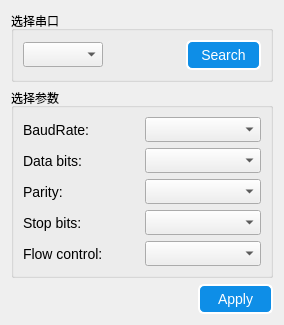
<?xml version="1.0" encoding="UTF-8"?>
<ui version="4.0">
 <class>SerialPortSettingsDialog</class>
 <widget class="QWidget" name="SerialPortSettingsDialog">
  <property name="geometry">
   <rect>
    <x>0</x>
    <y>0</y>
    <width>284</width>
    <height>307</height>
   </rect>
  </property>
  <property name="sizePolicy">
   <sizepolicy hsizetype="Preferred" vsizetype="Preferred">
    <horstretch>0</horstretch>
    <verstretch>0</verstretch>
   </sizepolicy>
  </property>
  <property name="windowTitle">
   <string>Form</string>
  </property>
  <property name="styleSheet">
   <string notr="true">QLabel{
    color: black;
    qproperty-alignment: AlignCenter;
	
    /*font-family: 'Verdana';*/
    font-size: 14px;}

/* ******************QPushButton****************** */
QPushButton{
    background-color: rgb(14, 142, 231);
	border-style: outset;
    border-width: 2px;
	border-radius: 6px;
    color: white;
	font-size: 14px;
}

QPushButton:hover{
    background-color: rgb(57, 159, 251);
}

QPushButton:pressed{
    background-color: rgb(0, 125, 213);
}

QPushButton:disabled{
    background-color: gray;
}

QCheckBox{
	font-size: 14px;
	alignment:center}
QRadioButton{
	font-size: 14px;
	alignment:center}

</string>
  </property>
  <layout class="QGridLayout" name="gridLayout_3">
   <item row="0" column="0">
    <widget class="QGroupBox" name="selectBox">
     <property name="sizePolicy">
      <sizepolicy hsizetype="Preferred" vsizetype="Fixed">
       <horstretch>0</horstretch>
       <verstretch>0</verstretch>
      </sizepolicy>
     </property>
     <property name="title">
      <string>选择串口</string>
     </property>
     <layout class="QGridLayout" name="gridLayout">
      <item row="0" column="2">
       <widget class="QPushButton" name="searchButton">
        <property name="sizePolicy">
         <sizepolicy hsizetype="Fixed" vsizetype="Fixed">
          <horstretch>0</horstretch>
          <verstretch>0</verstretch>
         </sizepolicy>
        </property>
        <property name="minimumSize">
         <size>
          <width>75</width>
          <height>30</height>
         </size>
        </property>
        <property name="maximumSize">
         <size>
          <width>16777215</width>
          <height>30</height>
         </size>
        </property>
        <property name="styleSheet">
         <string notr="true"/>
        </property>
        <property name="text">
         <string>Search</string>
        </property>
       </widget>
      </item>
      <item row="0" column="0">
       <widget class="QComboBox" name="serialPortInfoListBox">
        <property name="minimumSize">
         <size>
          <width>80</width>
          <height>25</height>
         </size>
        </property>
       </widget>
      </item>
      <item row="0" column="1">
       <spacer name="horizontalSpacer_2">
        <property name="orientation">
         <enum>Qt::Horizontal</enum>
        </property>
        <property name="sizeType">
         <enum>QSizePolicy::Preferred</enum>
        </property>
        <property name="sizeHint" stdset="0">
         <size>
          <width>102</width>
          <height>20</height>
         </size>
        </property>
       </spacer>
      </item>
     </layout>
    </widget>
   </item>
   <item row="1" column="0">
    <widget class="QGroupBox" name="parametersBox">
     <property name="sizePolicy">
      <sizepolicy hsizetype="Preferred" vsizetype="Fixed">
       <horstretch>0</horstretch>
       <verstretch>0</verstretch>
      </sizepolicy>
     </property>
     <property name="title">
      <string>选择参数</string>
     </property>
     <layout class="QGridLayout" name="gridLayout_2">
      <item row="2" column="1">
       <widget class="QComboBox" name="parityBox">
        <property name="minimumSize">
         <size>
          <width>80</width>
          <height>25</height>
         </size>
        </property>
       </widget>
      </item>
      <item row="2" column="0">
       <widget class="QLabel" name="parityLabel">
        <property name="text">
         <string>Parity:</string>
        </property>
       </widget>
      </item>
      <item row="3" column="1">
       <widget class="QComboBox" name="stopBitsBox">
        <property name="minimumSize">
         <size>
          <width>80</width>
          <height>25</height>
         </size>
        </property>
       </widget>
      </item>
      <item row="1" column="1">
       <widget class="QComboBox" name="dataBitsBox">
        <property name="minimumSize">
         <size>
          <width>80</width>
          <height>25</height>
         </size>
        </property>
       </widget>
      </item>
      <item row="0" column="0">
       <widget class="QLabel" name="baudRateLabel">
        <property name="text">
         <string>BaudRate:</string>
        </property>
       </widget>
      </item>
      <item row="3" column="0">
       <widget class="QLabel" name="stopBitsLabel">
        <property name="text">
         <string>Stop bits:</string>
        </property>
       </widget>
      </item>
      <item row="0" column="1">
       <widget class="QComboBox" name="baudRateBox">
        <property name="minimumSize">
         <size>
          <width>80</width>
          <height>25</height>
         </size>
        </property>
       </widget>
      </item>
      <item row="1" column="0">
       <widget class="QLabel" name="dataBitsLabel">
        <property name="text">
         <string>Data bits:</string>
        </property>
       </widget>
      </item>
      <item row="4" column="0">
       <widget class="QLabel" name="flowControlLabel">
        <property name="text">
         <string>Flow control:</string>
        </property>
       </widget>
      </item>
      <item row="4" column="1">
       <widget class="QComboBox" name="flowControlBox">
        <property name="minimumSize">
         <size>
          <width>80</width>
          <height>25</height>
         </size>
        </property>
       </widget>
      </item>
     </layout>
    </widget>
   </item>
   <item row="2" column="0">
    <layout class="QHBoxLayout" name="horizontalLayout">
     <item>
      <spacer name="horizontalSpacer">
       <property name="orientation">
        <enum>Qt::Horizontal</enum>
       </property>
       <property name="sizeHint" stdset="0">
        <size>
         <width>67</width>
         <height>20</height>
        </size>
       </property>
      </spacer>
     </item>
     <item>
      <widget class="QPushButton" name="Button_apply">
       <property name="sizePolicy">
        <sizepolicy hsizetype="Fixed" vsizetype="Fixed">
         <horstretch>0</horstretch>
         <verstretch>0</verstretch>
        </sizepolicy>
       </property>
       <property name="minimumSize">
        <size>
         <width>75</width>
         <height>30</height>
        </size>
       </property>
       <property name="maximumSize">
        <size>
         <width>16777215</width>
         <height>30</height>
        </size>
       </property>
       <property name="text">
        <string>Apply</string>
       </property>
      </widget>
     </item>
    </layout>
   </item>
  </layout>
 </widget>
 <resources/>
 <connections/>
</ui>
